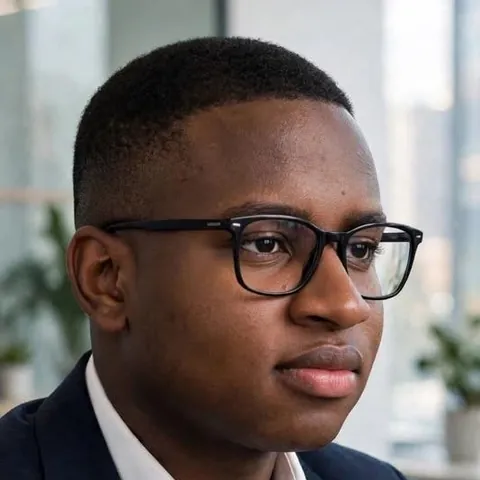
#> input picture site/assets/img/thierno.webp, 480 x 480 px; its folder holds only this picture in this run
$ python -i images.py   (imports and definitions only)
#> lines starting #> are read from the running program, lines starting #| are printed output that depends on the picture
#> further down, picture is the input picture: PIL image 480x480 RGB; mean R, G, B 122.2, 112.7, 108
"""Étape 3 : une illustration verticale par scène, toujours dans le même style.

Fournisseur par défaut : Pollinations (gratuit, sans clé, modèle Flux) avec un style et une graine
fixes. Si le service ne répond pas, une illustration de secours est dessinée localement dans la
même palette, pour que la vidéo du jour soit quand même produite.
"""
from __future__ import annotations

import io
import math
import os
import random
import re
import time
import urllib.parse
from pathlib import Path

from PIL import Image, ImageDraw, ImageFilter

L, H = 1080, 1920


# Distribution des personnages d'une scène à l'autre : hommes et femmes, de 20 à 65 ans.
# Utilisée quand la description d'une scène ne précise pas déjà qui on voit.
CASTING = [
    "a middle-aged Ivorian man about 45 years old, short greying beard, a few wrinkles around the eyes",
    "a mature Ivorian woman about 55 years old, grey hairs visible at the temples, laugh lines, reading glasses",
    "a young Ivorian man about 22 years old, student look",
    "an Ivorian grandmother about 65 years old, white hair under a headscarf, deep wrinkles, warm smile",
    "an elderly Ivorian man about 65 years old, white hair and white beard, weathered face",
    "an Ivorian woman about 35 years old, simple everyday clothes, natural hair",
    "an Ivorian man about 30 years old, casual shirt",
    "a mature Ivorian businesswoman about 50 years old, slightly greying hair in a bun, visible age lines",
]
_PERSONNE = re.compile(r"\b(man|men|woman|women|boy|girl|guy|lady|grandmother|grandfather|"
                       r"father|mother|husband|wife|businessman|businesswoman|male|female)\b", re.I)


_AGE = re.compile(r"\b(in (?:his|her) (fifties|sixties|seventies)|(5|6|7)\d[ -]year)", re.I)


# [26 lines left out: functions avec_casting, generer_images, not called in this run]


_dernier_appel = 0.0


# [24 lines left out: function _pollinations, not called in this run]


def _cadrer(img: Image.Image) -> Image.Image:
    """Recadre au centre en 9:16 puis redimensionne en 1080x1920."""
    w, h = img.size
#> w = 480; h = 480
    cible = L / H
    if w / h > cible:
        nw = int(h * cible)
#> nw = 270
        img = img.crop(((w - nw) // 2, 0, (w - nw) // 2 + nw, h))
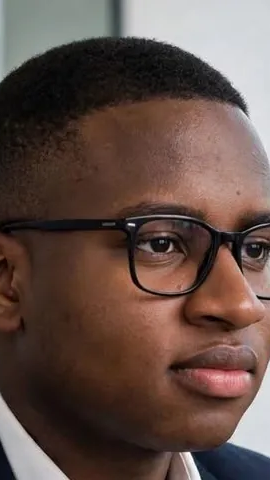
#> img: PIL image 270x480 RGB; mean R, G, B 98.8, 78.5, 71.3
    else:
        nh = int(w / cible)
        img = img.crop((0, (h - nh) // 2, w, (h - nh) // 2 + nh))
    return img.resize((L, H), Image.LANCZOS)


PALETTE = [(11, 31, 58), (22, 52, 92), (244, 185, 66), (46, 170, 160), (240, 232, 214)]


# [45 lines left out: function _illustration_locale, not called in this run]

>>> from PIL import Image
>>> picture = Image.open('../../site/assets/img/thierno.webp')
>>> result = _cadrer(picture)
